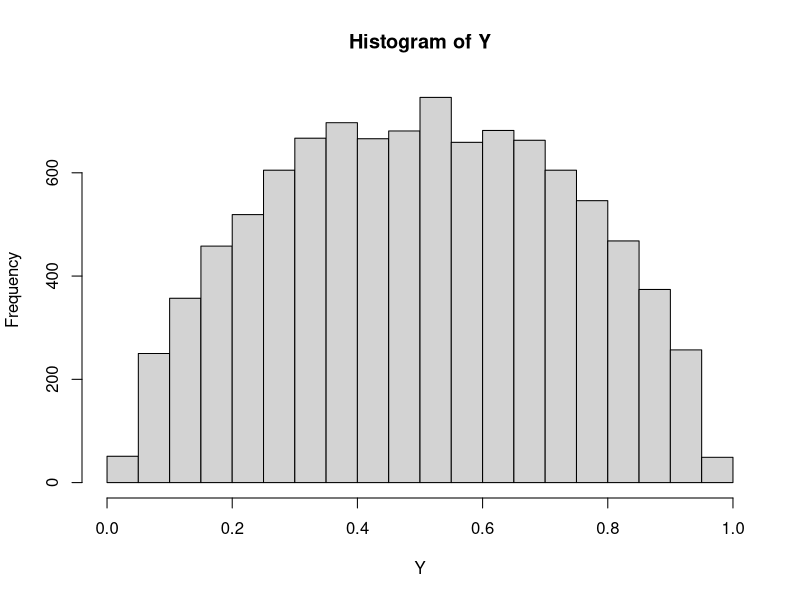

Write R code to recreate this figure. (Note: this script raises an error after producing the figure.)
library(boot)
set.seed(1)
rows <- 1e4
cols <- 50

X <- matrix(rnorm(rows*cols), ncol=cols)
cf <- rnorm(cols)
cf[-(1:10)] <- 0

Y <- X %*% cf + rnorm(rows) * 5
Y <- inv.logit(Y[,1] / 5)
hist(Y)
Y <- as.integer(Y > .95)
table(Y)
table(Y) / rows

dat <- data.frame(Y, X)
head(dat)

fname <- '~/datasets/extreme_skewed_small.csv'
write.csv(dat, file=fname)
gdata::humanReadable(file.size(fname))
